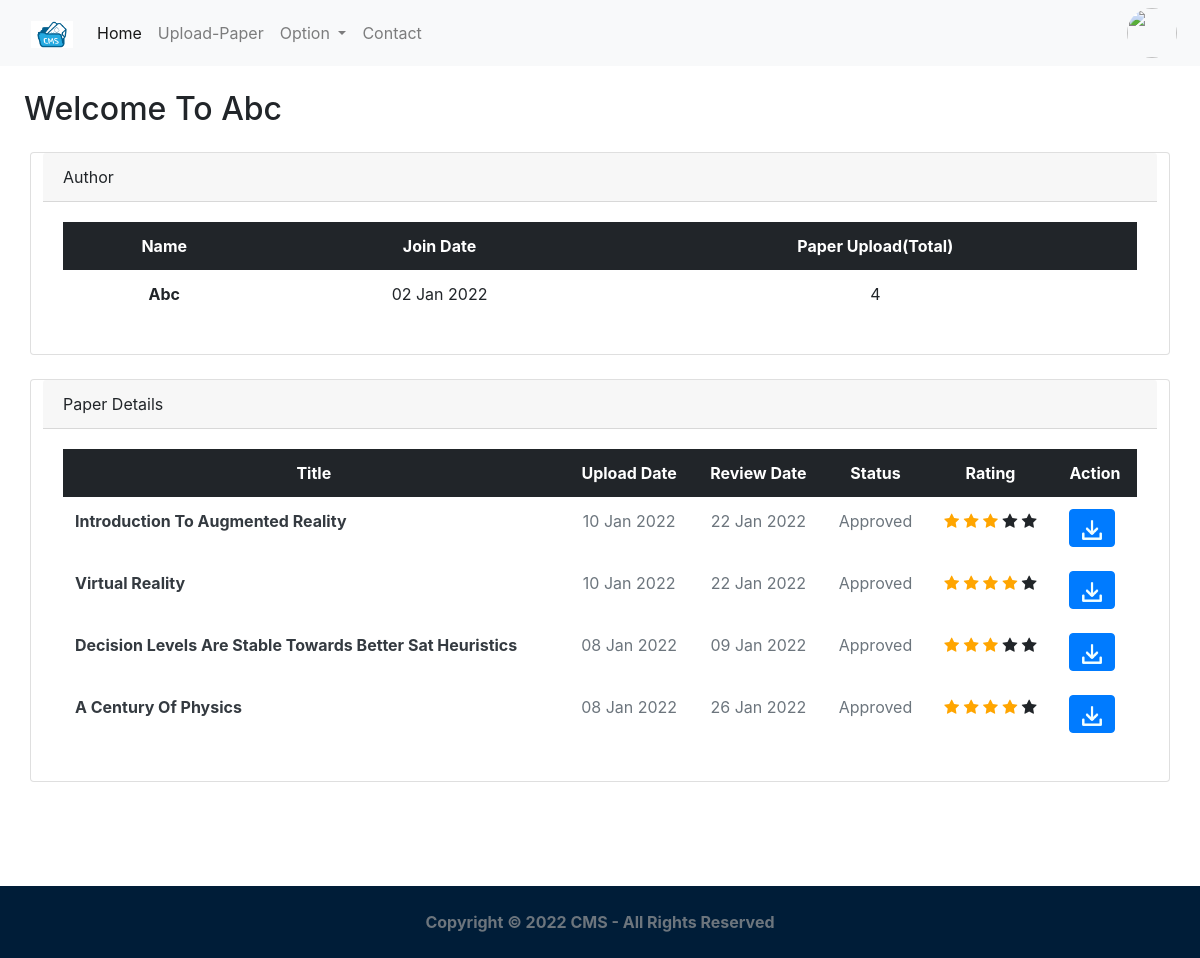
Before: /feed/dashboard (signed in) with the older database file.
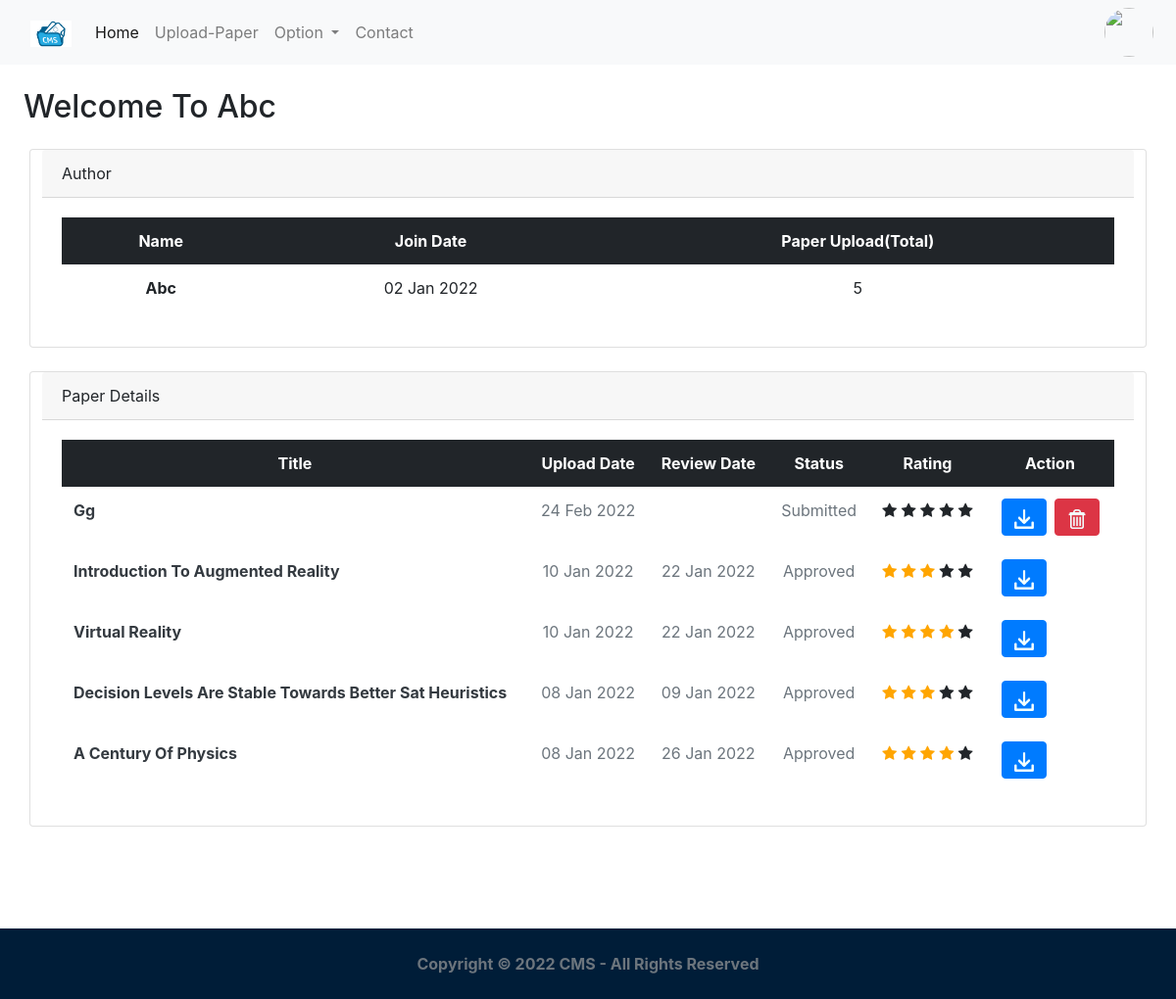
After: the same page with the newer database file.
### core/models.py (models this page shows, shortened)
class Paper(models.Model):
	title = models.CharField(max_length=100)
	description = models.CharField(max_length=200)
	status = models.CharField(max_length=30,default='Submitted')
	file = models.FileField(upload_to='author_files/',validators=(validate_is_pdf,)) # taking files from author
	user = models.ForeignKey(User, on_delete=models.CASCADE)
	remarks = models.CharField(max_length=255,default='No-Remark')
	rating = models.IntegerField(default=0)
	created_on = models.DateTimeField(auto_now_add=True)
	review_date = models.DateTimeField(null=True)
	review_by = models.IntegerField(null=True)
	is_review_submit = models.BooleanField(default=False)
	class Meta:
		ordering = ['-created_on']

### core/views.py (the view)
# urls.py: path('feed/dashboard',login_required(Userhomepage.as_view()),name='home_view'),
class Userhomepage(View):
	template_name='core/feed.html'
	template_name1='core/reviewer.html'
	def get(self,request):
		if Reviewer.objects.filter(user=request.user).exists():
			obj=PaperAssign.objects.filter(review=request.user.reviewer.id)
			pp=obj.exists()
			if pp:
				obj=PaperAssign.objects.filter(review=request.user.reviewer.id)
				result=PaperAssign.objects.filter(Q(review=request.user.reviewer.id) & Q(is_review=False)).values_list('is_review',flat=True).aggregate(total=Count('is_review'))
				obj1=request.user.reviewer.assigned_paper.select_related('assign_paper').annotate(paper=F('assign_paper')).values_list('paper',flat=True)
				context={'mylist': zip(obj, obj1),'result':result}
				return render(request,self.template_name1,context)
			messages.error(request,"No Any Paper Assigned !",extra_tags="error")
			return render(request,self.template_name1)
		else:
			p=Paper.objects.filter(user=request.user).exists()
			if p:
				obj=Paper.objects.filter(user=request.user).all()
				obj1=Paper.objects.filter(user=request.user).aggregate(total_paper=Count('user'))
				context={'obj':obj,'obj1':obj1}
				return render(request,self.template_name,context)
			messages.error(request,"No Any Document Uploaded !",extra_tags="error")
			return render(request,self.template_name)

### core/templates/core/feed.html (shortened to what this page needs)
{% extends 'core/base.html' %}
{% load static %}
{% block content %}
<h2 class="m-4">Welcome To {{request.user.full_name|title}}</h2>
<div class="container">
    <div class="row my-4">
        <div class="card">
          <div class="card-header">
            Author
          </div>
          <div class="card-body">
            <table class="table  table-borderless">
              <thead class="table-dark">
                <tr class="text-center">
                  <th scope="col">Name</th>
                  <th scope="col">Join Date</th>
                  <th scope="col">Paper Upload(Total)</th>
                </tr>
              </thead>
              <tbody>
                <tr class="text-center">
                  <th scope="row">{{request.user.full_name|title}}</th>
                  <td>{{request.user.created_on|date:"d M Y"}}</td>
                  <td>{{obj1.total_paper}}</td>
                </tr>
                </tbody>
            </table>
          </div>
        </div>
    </div>
    <div class="row my-4">
        <div class="card ">
          <div class="card-header d-flex">
            <span>Paper Details</span>
          </div>
          <div class="card-body ">
            <table class="table table-responsive-sm table-borderless">
              <thead class="table-dark">
                <tr class="text-center" >
                  <th scope="col">Title</th>
                  <th scope="col">Upload Date</th>
                  <th scope="col">Review Date</th>
                  <th scope="col">Status</th>
                  <th scope="col">Rating</th>
                  <th scope="col">Action</th>
                </tr>
              </thead>
              <tbody>
                {% for obj in obj %}
                <tr>
                  <td class="text-dark"><strong>{{obj.title|title}}</strong></td>
                  <td class="text-center text-muted">{{obj.created_on | date:"d M Y"}}</td>
                  <td class="text-center text-muted">{{obj.review_date | date:"d M Y"}}</td>
                  <td class="text-center text-muted">{{obj.status}}</td>
                  <td class="text-center" id="rating1">
                      <div><span class="fa fa-star {% if obj.rating >= 1 %} checked {% endif %}"></span>
                      <span class="fa fa-star {% if obj.rating >= 2 %} checked {% endif %}"></span>
                      <span class="fa fa-star {% if obj.rating >= 3 %} checked {% endif %}"></span>
                      <span class="fa fa-star {% if obj.rating >= 4 %} checked {% endif %}"></span>
                      <span class="fa fa-star {% if obj.rating >= 5 %} checked {% endif %}"></span>
                    </div>
                  </td>
                  <td>
                    <a href="{{obj.file.url}}" class="btn btn-primary mx-1">
                     <img src="{% static 'image/download1.png' %} " width="20px" height="20px;" >
                    </a>
                     {% if obj.status == "Submitted" %}
                      <a href="{% url 'delete_paper_view' obj.id %}" class="btn btn-danger  confirmation">
                            <img src="{% static 'image/delete.png' %} " width="20px" height="20px;" >
                          </a>
                          {% endif %}
                  </td>
                </tr>
                {% endfor %}
                </tbody>
            </table>
          </div>
        </div>
    </div>
</div>
<div style="height:10vh;">
    </div>
{% endblock %}

Changed rows visible on the page:
added Paper: title "Gg", created_on "24 Feb 2022", status "Submitted", rating 0 (drawn)
Other visible differences:
{{ obj1.total_paper }}: "4" → "5"
